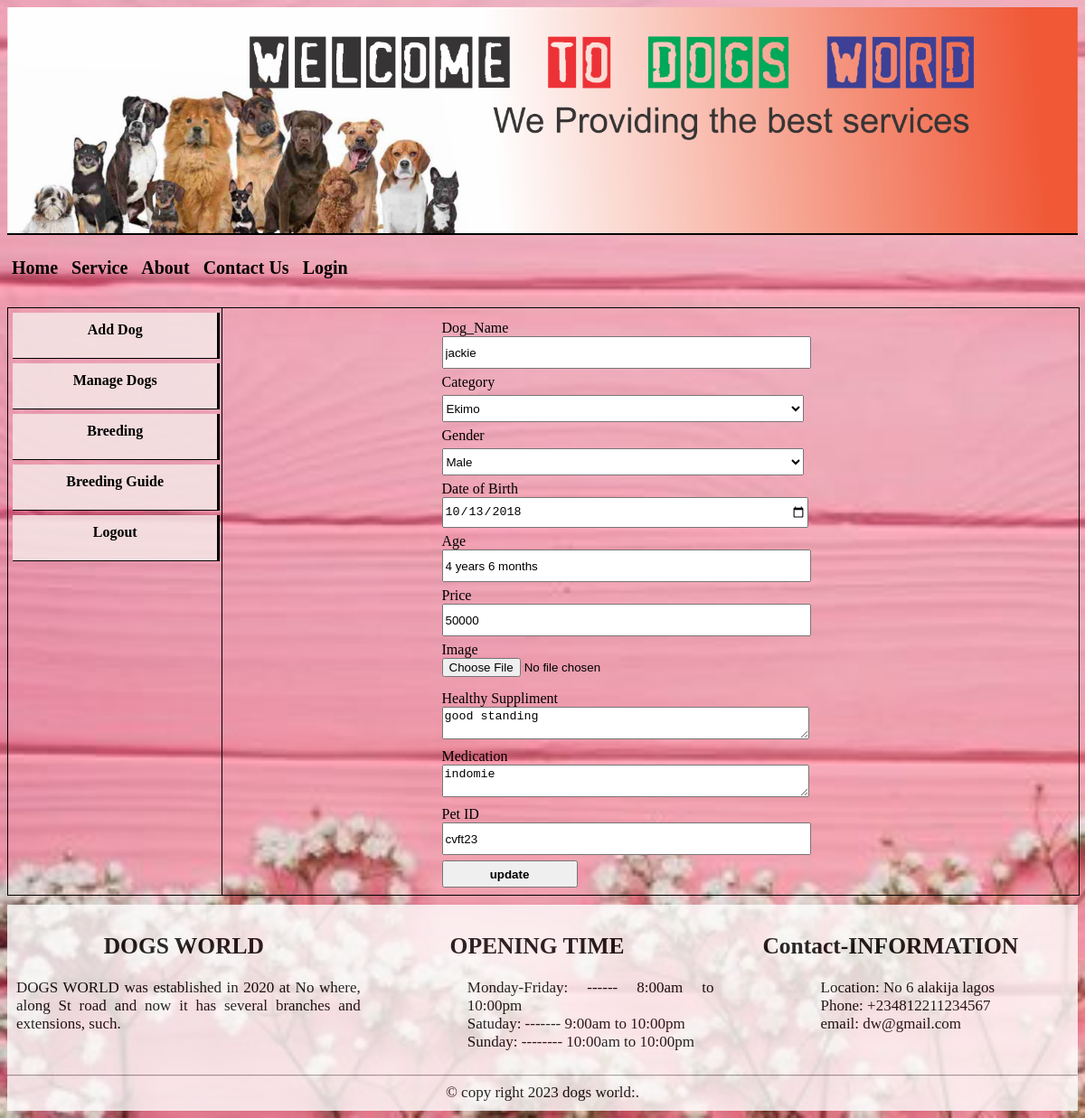
Screenshot of /breeders/update_dog.php?dogid=1 with the database file from the repository.
### tables this page shows
CREATE TABLE `dogs` (
  `id` int(15) NOT NULL,
  `name` varchar(25) NOT NULL,
  `category` varchar(25) NOT NULL,
  `gender` varchar(25) NOT NULL,
  `dob` varchar(50) NOT NULL,
  `age` varchar(50) NOT NULL,
  `image` varchar(200) NOT NULL,
  `price` varchar(10) NOT NULL,
  `quantity` int(10) NOT NULL,
  `petid` varchar(40) DEFAULT NULL,
  `user_id` int(5) NOT NULL,
  `healthy` text,
  `medication` text,
  `date_added` varchar(15) NOT NULL
);

CREATE TABLE `category` (
  `id` int(4) NOT NULL,
  `name` varchar(25) NOT NULL
);

CREATE TABLE `sub_category` (
  `id` int(4) NOT NULL,
  `sub_cat` varchar(25) NOT NULL
);

### breeders/update_dog.php (the view, shortened to what this page needs)
<?php
include('header.php');
require('../connect.php');
$dogid=$_GET['dogid'];
$sql="SELECT * FROM `dogs` WHERE id='$dogid'";
$stmt=$pdo->prepare($sql);
$stmt->execute();
$row = $stmt->fetch(PDO::FETCH_ASSOC);
$categories_sql="SELECT * FROM `category`";
$stmt2=$pdo->prepare($categories_sql);
$stmt2->execute();
$categories = $stmt2->fetchAll(PDO::FETCH_ASSOC);
$genders_sql="SELECT * FROM `sub_category`";
$stmt3=$pdo->prepare($genders_sql);
$stmt3->execute();
$genders = $stmt3->fetchAll(PDO::FETCH_ASSOC);
?>
  <div id="main-content" >
    <div class="content-left">
       <?php include('b_side_bar.php');?>
    </div>
    <div id="add_product" class="right">
    <form action="update_dog.php?id=<?=$row['id'];?>" method="post" enctype="multipart/form-data">
            <div class="form-group">
                <label for="">Dog_Name</label><br>
                <input type="text" name="d_name" style="width:400px" value="<?=$row['name'];?>">
            </div>
            <div class="form-group">
                <label for="">Category</label><br>
                <select name="d_category" id="" style="width:400px">
                   <?php
                   foreach($categories as $category){ ?>
                    <option value="<?=$category['id']?>" <?=($category['id']==$row['category'])? "selected" : ""?>><?=$category['name']?></option>
                   <?php }
                   ?>
                </select>
            </div>
            <div class="form-group">
                <label for="">Gender</label><br>
                <select name="gender" style="width:400px">
                <?php
                   foreach($genders as $gender){ ?>
                    <option value="<?=$gender['id']?>" <?=($gender['id']==$row['gender'])? "selected" : ""?>><?=$gender['sub_cat']?></option>
                   <?php }
                   ?>
                </select>
            </div>
           <div class="form-group">
               <label for="">Date of Birth</label><br>
                <input type="date" name="dob" id="dob" style="width:400px; height:30px;" value="<?=$row['dob'];?>">
           </div>
           <div class="form-group">
               <label for="">Age</label><br>
                <input type="text" name="age" id="age" style="width:400px; height:30px;" value="<?=$row['age'];?>">
           </div>
            <div class="form-group">
                <label for="">Price</label><br>
                <input type="text" name="price" style="width:400px" value="<?=$row['price'];?>">
            </div>
            <div class="form-group">
                <label for="">Image</label>
                <input type="file" name="d_image" style="width:400px">
            </div>
			<div class="form-group">
                <label for="">Healthy Suppliment</label><br/>
                <textarea  name="healthy" style="width:400px"><?=$row['healthy'];?></textarea>
            </div>
            <div class="form-group">
                <label for="">Medication</label><br/>
                <textarea  name="medication" style="width:400px"><?=$row['medication'];?></textarea>
            </div>
            <div class="form-group">
                <label for="">Pet ID</label><br/>
                <input type="text" name="pet_id" style="width:400px" value="<?=$row['petid'];?>">
            </div>
            <div class="form-group">
                <input type="submit"  value="update" name="update" style="width:150px">
            </div>
        </form>
    </div>
  </div>
</div>
<?php include('footer.php');
?>

### css/style.css (style rules this page uses)
body { font-family:Cambria; background: #f5e6e6dc; background: url("../img/bg1.jpg")no-repeat; background-size:cover; }
.content-left { border-right: 1px solid #000; height: auto; }
#main-content { width:100%; border:1px solid #000; height: auto; display: grid; grid-template-columns: 20% 70%; grid-gap: 3%; }
#add_product { padding-top: 10px; text-align: left; }
#add_product .form-group { width: 50%; padding:3px; margin: 0 auto; }
#add_product input[type=file] { width:40%; height: 30px; }
#add_product input[type=text] { width:95%; height: 30px; }
#add_product input[type=submit] { width:50%; height: 30px; margin-bottom: 5px; font-weight:bold; }
#add_product select { width: 40%; height: 30px; margin-top: 5px; }

### rows the page displays
dogs: d_name "jackie", d_category "Ekimo", gender "Male", dob "10/13/2018", age "4 years 6 months", price "50000", healthy "good standing", medication "indomie", pet_id "cvft23"
